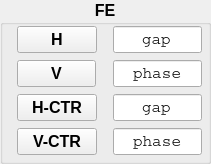
                 <widget class="QGroupBox" name="groupBox_FE">
                  <property name="font">
                   <font>
                    <pointsize>12</pointsize>
                    <weight>75</weight>
                    <bold>true</bold>
                    <kerning>true</kerning>
                   </font>
                  </property>
                  <property name="title">
                   <string>FE</string>
                  </property>
                  <property name="alignment">
                   <set>Qt::AlignHCenter|Qt::AlignTop</set>
                  </property>
                  <widget class="QLineEdit" name="lineEdit_FE_Hgap">
                   <property name="geometry">
                    <rect>
                     <x>113</x>
                     <y>26</y>
                     <width>89</width>
                     <height>27</height>
                    </rect>
                   </property>
                   <property name="sizePolicy">
                    <sizepolicy hsizetype="Fixed" vsizetype="Fixed">
                     <horstretch>0</horstretch>
                     <verstretch>0</verstretch>
                    </sizepolicy>
                   </property>
                   <property name="font">
                    <font>
                     <family>Courier</family>
                     <pointsize>12</pointsize>
                     <weight>50</weight>
                     <bold>false</bold>
                    </font>
                   </property>
                   <property name="statusTip">
                    <string>optic 1</string>
                   </property>
                   <property name="whatsThis">
                    <string>first optic title</string>
                   </property>
                   <property name="text">
                    <string>gap</string>
                   </property>
                   <property name="alignment">
                    <set>Qt::AlignCenter</set>
                   </property>
                  </widget>
                  <widget class="QPushButton" name="pushButton_FE_Hgap">
                   <property name="geometry">
                    <rect>
                     <x>17</x>
                     <y>26</y>
                     <width>80</width>
                     <height>27</height>
                    </rect>
                   </property>
                   <property name="sizePolicy">
                    <sizepolicy hsizetype="Fixed" vsizetype="Fixed">
                     <horstretch>0</horstretch>
                     <verstretch>0</verstretch>
                    </sizepolicy>
                   </property>
                   <property name="font">
                    <font>
                     <weight>75</weight>
                     <bold>true</bold>
                    </font>
                   </property>
                   <property name="text">
                    <string>H</string>
                   </property>
                  </widget>
                  <widget class="QLineEdit" name="lineEdit_FE_Vgap">
                   <property name="geometry">
                    <rect>
                     <x>113</x>
                     <y>60</y>
                     <width>89</width>
                     <height>27</height>
                    </rect>
                   </property>
                   <property name="sizePolicy">
                    <sizepolicy hsizetype="Fixed" vsizetype="Fixed">
                     <horstretch>0</horstretch>
                     <verstretch>0</verstretch>
                    </sizepolicy>
                   </property>
                   <property name="font">
                    <font>
                     <family>Courier</family>
                     <pointsize>12</pointsize>
                     <weight>50</weight>
                     <bold>false</bold>
                    </font>
                   </property>
                   <property name="statusTip">
                    <string>optic 1</string>
                   </property>
                   <property name="whatsThis">
                    <string>first optic title</string>
                   </property>
                   <property name="text">
                    <string>phase</string>
                   </property>
                   <property name="alignment">
                    <set>Qt::AlignCenter</set>
                   </property>
                  </widget>
                  <widget class="QLineEdit" name="lineEdit_FE_Hctr">
                   <property name="enabled">
                    <bool>true</bool>
                   </property>
                   <property name="geometry">
                    <rect>
                     <x>113</x>
                     <y>94</y>
                     <width>89</width>
                     <height>27</height>
                    </rect>
                   </property>
                   <property name="sizePolicy">
                    <sizepolicy hsizetype="Fixed" vsizetype="Fixed">
                     <horstretch>0</horstretch>
                     <verstretch>0</verstretch>
                    </sizepolicy>
                   </property>
                   <property name="font">
                    <font>
                     <family>Courier</family>
                     <pointsize>12</pointsize>
                     <weight>50</weight>
                     <bold>false</bold>
                    </font>
                   </property>
                   <property name="statusTip">
                    <string>optic 1</string>
                   </property>
                   <property name="whatsThis">
                    <string>first optic title</string>
                   </property>
                   <property name="text">
                    <string>gap</string>
                   </property>
                   <property name="frame">
                    <bool>true</bool>
                   </property>
                   <property name="alignment">
                    <set>Qt::AlignCenter</set>
                   </property>
                   <property name="clearButtonEnabled" stdset="0">
                    <bool>false</bool>
                   </property>
                  </widget>
                  <widget class="QPushButton" name="pushButton_FE_Hctr">
                   <property name="geometry">
                    <rect>
                     <x>17</x>
                     <y>60</y>
                     <width>79</width>
                     <height>27</height>
                    </rect>
                   </property>
                   <property name="sizePolicy">
                    <sizepolicy hsizetype="Fixed" vsizetype="Fixed">
                     <horstretch>0</horstretch>
                     <verstretch>0</verstretch>
                    </sizepolicy>
                   </property>
                   <property name="font">
                    <font>
                     <weight>75</weight>
                     <bold>true</bold>
                    </font>
                   </property>
                   <property name="text">
                    <string>V</string>
                   </property>
                  </widget>
                  <widget class="QPushButton" name="pushButton_FE_Vgap">
                   <property name="geometry">
                    <rect>
                     <x>17</x>
                     <y>94</y>
                     <width>80</width>
                     <height>27</height>
                    </rect>
                   </property>
                   <property name="sizePolicy">
                    <sizepolicy hsizetype="Fixed" vsizetype="Fixed">
                     <horstretch>0</horstretch>
                     <verstretch>0</verstretch>
                    </sizepolicy>
                   </property>
                   <property name="font">
                    <font>
                     <weight>75</weight>
                     <bold>true</bold>
                    </font>
                   </property>
                   <property name="text">
                    <string>H-CTR</string>
                   </property>
                  </widget>
                  <widget class="QPushButton" name="pushButton_FE_Vctr">
                   <property name="geometry">
                    <rect>
                     <x>17</x>
                     <y>128</y>
                     <width>80</width>
                     <height>27</height>
                    </rect>
                   </property>
                   <property name="sizePolicy">
                    <sizepolicy hsizetype="Fixed" vsizetype="Fixed">
                     <horstretch>0</horstretch>
                     <verstretch>0</verstretch>
                    </sizepolicy>
                   </property>
                   <property name="font">
                    <font>
                     <weight>75</weight>
                     <bold>true</bold>
                    </font>
                   </property>
                   <property name="text">
                    <string>V-CTR</string>
                   </property>
                  </widget>
                  <widget class="QLineEdit" name="lineEdit_FE_Vctr">
                   <property name="enabled">
                    <bool>true</bool>
                   </property>
                   <property name="geometry">
                    <rect>
                     <x>113</x>
                     <y>128</y>
                     <width>89</width>
                     <height>27</height>
                    </rect>
                   </property>
                   <property name="sizePolicy">
                    <sizepolicy hsizetype="Fixed" vsizetype="Fixed">
                     <horstretch>0</horstretch>
                     <verstretch>0</verstretch>
                    </sizepolicy>
                   </property>
                   <property name="font">
                    <font>
                     <family>Courier</family>
                     <pointsize>12</pointsize>
                     <weight>50</weight>
                     <bold>false</bold>
                    </font>
                   </property>
                   <property name="statusTip">
                    <string>optic 1</string>
                   </property>
                   <property name="whatsThis">
                    <string>first optic title</string>
                   </property>
                   <property name="text">
                    <string>phase</string>
                   </property>
                   <property name="frame">
                    <bool>true</bool>
                   </property>
                   <property name="alignment">
                    <set>Qt::AlignCenter</set>
                   </property>
                  </widget>
                 </widget>
